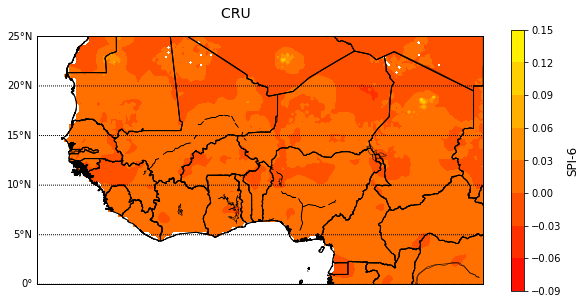
#> input picture cover_image.png, 586 x 304 px
$ python test.py
#> lines starting #> are read from the running program, lines starting #| are printed output that depends on the picture
### blowfish.py
from Crypto.Cipher import Blowfish
from Crypto.Random import get_random_bytes
from PIL import Image
import os

# Constants
BLOCK_SIZE = 8  # Blowfish block size (in bytes)


# [11 lines left out: functions encrypt_data_blowfish, decrypt_data_blowfish, not called in this run]


def embed_message_in_image(image, message):
    # Convert the message to bytes
    message_bytes = message.encode("utf-8")

    # Generate Blowfish key
    key = get_random_bytes(BLOCK_SIZE)

    # Encrypt the message
    encrypted_message = encrypt_data_blowfish(key, message_bytes)

    # Store the length of the encrypted message (in bytes) as a 4-byte integer
    message_length = len(encrypted_message).to_bytes(4, byteorder="big")

    # Combine the message length and the encrypted message
    data_to_embed = message_length + encrypted_message

    # Convert the data to binary string
    data_bin = "".join(format(byte, "08b") for byte in data_to_embed)

    # Ensure the data will fit into the image
    max_data_length = (image.width * image.height * 3) // 8
    if len(data_bin) > max_data_length:
        raise ValueError(
            f"Data is too long to fit into the image. Max length: {max_data_length}"
        )

    # Embed the data into the image pixels
    pixels = image.load()
    pixel_index = 0
    for i in range(image.width):
        for j in range(image.height):
            r, g, b = pixels[i, j]

            # Embed one bit of the data in each pixel's least significant bit
            if pixel_index < len(data_bin):
                r = r & ~1 | int(data_bin[pixel_index])
                pixel_index += 1
            if pixel_index < len(data_bin):
                g = g & ~1 | int(data_bin[pixel_index])
                pixel_index += 1
            if pixel_index < len(data_bin):
                b = b & ~1 | int(data_bin[pixel_index])
                pixel_index += 1

            pixels[i, j] = (r, g, b)

    return image, key


# [97 lines left out: functions extract_message_from_image, main, not called in this run]


# [2 lines that do not run on import are left out]

### test.py
from blowfish import *

# Example usage:
message_to_hide = "This is a secret message!"
image_path = "cover_image.png"
output_stego_image_path = "stego_image.png"


# Read the image and convert it to RGB mode
image = Image.open(image_path).convert('RGB')
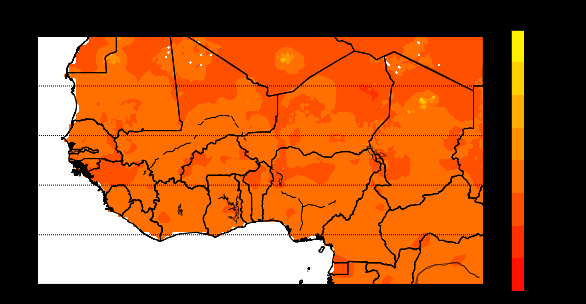
#> image: PIL image 586x304 RGB; mean R, G, B 152.1, 81.3, 33.8

# Embed the message in the image
stego_image, key = embed_message_in_image(image, message_to_hide)
#> (the run stopped early here; a loop or call above may not have finished)
